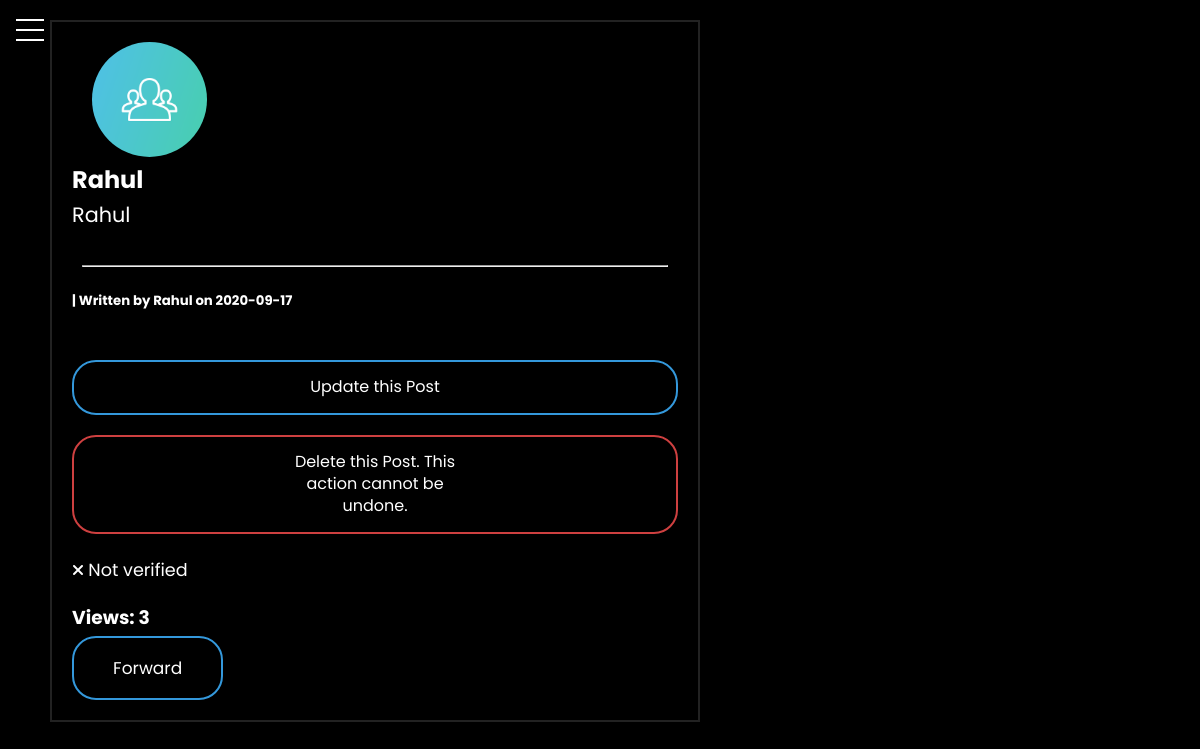
/post/1/view (signed in), run on an earlier commit of the app's database.
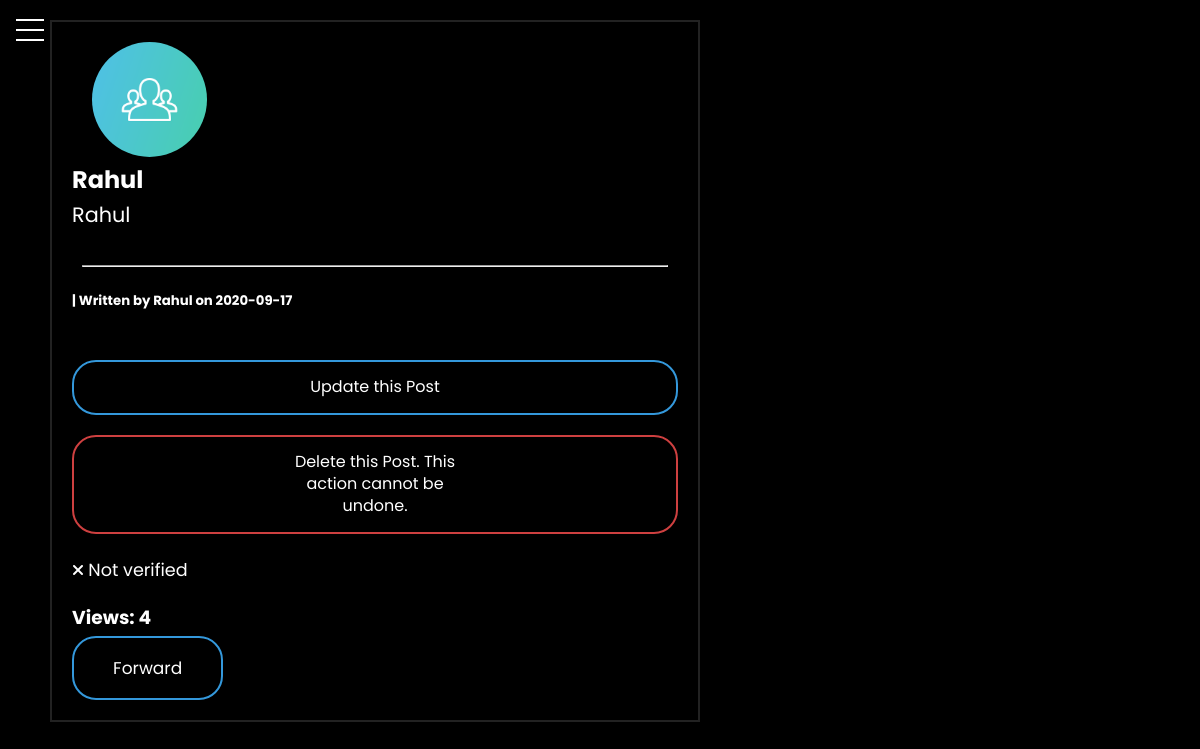
And on a later commit of the database.
### flaskblog/models.py (models this page shows, shortened)
class User(db.Model, UserMixin):
    id = db.Column(db.Integer, primary_key=True, unique=True)
    username = db.Column(db.String(20), unique=True, nullable=False)
    email = db.Column(db.String(120), unique=True, nullable=False)
    image_file = db.Column(db.String(20), nullable=False,
                           default="default.jpg")
    password = db.Column(db.String(60), nullable=False)
    posts = db.relationship("Post", backref="author", lazy=True)

class Post(db.Model):
    id = db.Column(db.Integer, primary_key=True)
    title = db.Column(db.String(), nullable=False)
    date_posted = db.Column(db.DateTime, nullable=False,
                            default=datetime.utcnow)
    content = db.Column(db.Text, nullable=False)
    is_verified = db.Column(db.Boolean, default=False)
    is_edited = db.Column(db.Boolean, default=False)
    is_forwarded = db.Column(db.Boolean, default=False)
    views = db.Column(db.Integer, default=0)
    font = db.Column(db.String(30), default="Poppins")
    font_color = db.Column(db.String(20), default="#fff")
    user_id = db.Column(db.Integer, db.ForeignKey("user.id"), nullable=False)

### flaskblog/routes.py (the view)
@app.route("/post/<int:post_id>/view", methods=["GET", "POST"])
@login_required
def post(post_id):
    validated = False
    if current_user.username == "__FLASKBLOG_ADMIN__":
        validated = True
    post = Post.query.get_or_404(post_id)
    choices = [1, 1, 0, 0, 0, 0]
    incrementing_number = choice(choices)
    post.views += incrementing_number
    db.session.commit()
    return render_template("post.html", post=post, validated=validated)

### flaskblog/models.py (called while the page is built)
@login_manager.user_loader
def load_user(user_id):
    return User.query.get(int(user_id))

### flaskblog/templates/post.html (shortened to what this page needs)
{% extends "base.html" %}  {% block content %}
<div class="main">
  <article>
    <img src="{{ url_for('static', filename='profile_pics/' + post.author.image_file) }}" class="rounded-profile-pic" />
    <h2 style="font-family: {{ post.font }}; color: {{ post.font_color }}">
      {{ post.title }}
    </h2>
    <pre style="font-family: {{ post.font }}; color: {{ post.font_color }}">
{{ post.content }}</pre>
    <br />
    <hr />
    <h5 class="post-author" style="font-family: {{ post.font }}; color: {{ post.font_color }}">
      | Written by {{ post.author.username }} on {{
      post.date_posted.strftime('%Y-%m-%d') }}
    </h5>
    <br /><br />
    {% if post.author == current_user %}
    <div class="action-btn">
      <a href="{{ url_for('update_post', post_id=post.id) }}" class="button">Update this Post</a>
      <a href="{{ url_for('confirm_delete_post', post_id=post.id) }}" class="danger-button">Delete this Post. This
        action cannot be undone.
      </a>
    </div>
    {% endif %} {% if post.is_verified %}
    <i class="fas fa-check-circle"></i>
    <label> Verified Post </label>
    {% else %}
    <i class="fas fa-times"></i>
    <label> Not verified </label>
    {% endif %}
    <br /><br />
    <div class="post-info">
      <h3>Views: {{ post.views }}</h3>
    </div>
    <form method="POST" action="{{ url_for('forward_post', post_id=post.id) }}">
      <input type="submit" value="Forward" class="button" style="padding: 1em 2.3em" />
    </form>
  </article>
</div>
{% endblock content %}

### flaskblog/templates/base.html (shortened to what this page needs)
<!DOCTYPE html>
<html lang="en">
<head>
    <link rel="stylesheet" type="text/css" href=" {{url_for('static', filename='style.css')}} ">
</head>
<body>
    <div class="main">
        <nav>
            <div class="menu-wrap">
                <div class="hamburger">
                    <div></div>
                </div>
            </div>
        </nav>
        {% block content %}{% endblock content %}
    </div>
</body>
</html>

### flaskblog/static/style.css (style rules this page uses)
* { margin: 0px 0px 0px 0px; padding: 0px 0px 0px 0px; box-sizing: border-box; font-family: Poppins, "Poppins", Helveltica, sans-serif; text-decoration: none; color: white; }
body { background-color: black; background-image: linear-gradient( 60deg, rgb(5, 5, 5), rgb(0, 0, 0), ); background-size: 100%; color: white; font-family: "Poppins", Poppins, sans-serif; line-height: 1.4; }
html { scroll-behavior: smooth; }
label { font-size: 1.1em; }
input { font-size: 17px; }
article { margin: 20px 500px 20px 50px; border: 2px solid #222; padding: 20px; transition: 0.3s linear; }
pre { line-height: 1.7em; max-width: 65ch; min-width: 20ch; display: block; white-space: pre-wrap; word-break: keep-all; font-size: 1.3rem; }
hr { margin: 10px; margin-bottom: 25px; }
:root { --primary-color: rgb(44 128 117 / 40%); --overlay-color: rgba(24, 39, 51, 0.85); --menu-speed: 0.75s; }
.menu-wrap { position: fixed; top: 0; left: 0; z-index: 1; }
.menu-wrap .hamburger { position: absolute; top: 0; left: 0; z-index: 1; width: 60px; height: 60px; padding: 1rem; background: none; display: flex; align-items: center; justify-content: center; }
.menu-wrap .hamburger > div { position: relative; width: 100%; height: 2px; background-color: white; display: flex; align-items: center; justify-content: center; transition: all 0.4s ease; }
.menu-wrap .hamburger > div:before, .menu-wrap .hamburger > div:after { content: ""; position: absolute; z-index: 1; top: -10px; width: 100%; height: 2px; background: inherit; }
.menu-wrap .hamburger > div:after { top: 10px; }
.button { border: 0px; background: none; display: block; text-align: center; border: 2px solid #3498db; padding: 14px 0px; outline: none; color: white; border-radius: 24px; transition: 0.5s; cursor: pointer; margin-top: 5px; }
.danger-button { border: 0px; margin-top: 5px; background: none; display: block; text-align: center; border: 2px solid #ce4040; padding: 14px 220px; margin-top: 20px; outline: none; color: white; border-radius: 24px; transition: 0.5s; cursor: pointer; }
.rounded-profile-pic { border-radius: 100vw; margin-left: 20px; width: 115px; height: 115px; object-fit: cover; }
.post-author { color: white; }
.action-btn { margin-bottom: 1.5em; }

What changed in the data, as far as the page shows it:
changed Post "Rahul": views "3" → "4"
